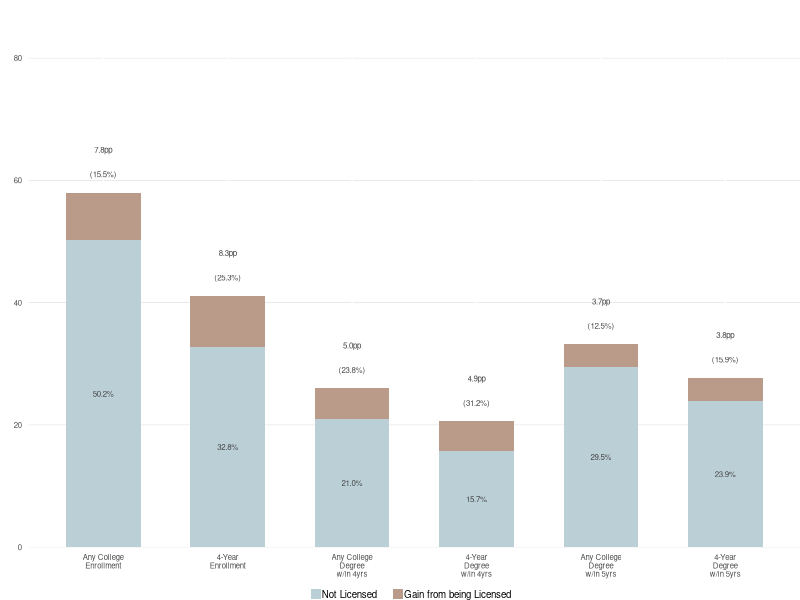
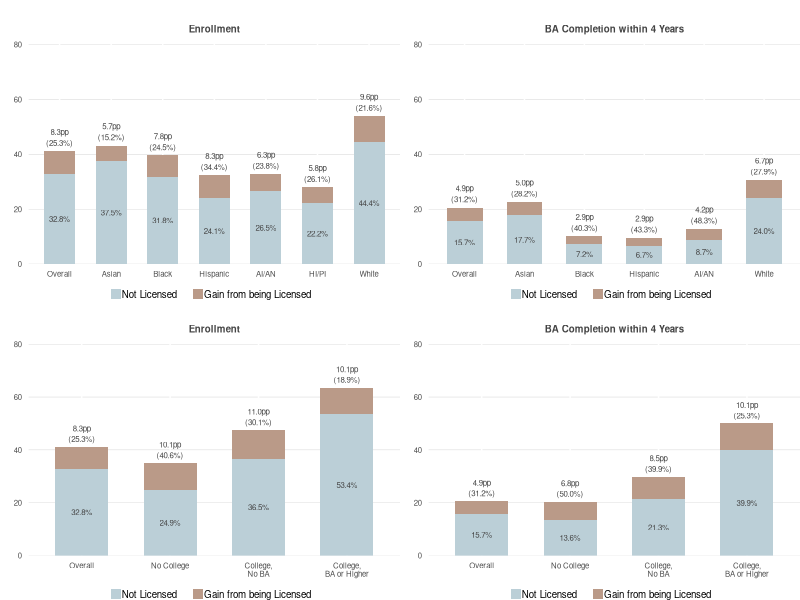

Source code (R) for these figures, in order: (Note: this script raises an error after producing the figures.)
## ---- chunk 1
library(knitr)
library(bookdown)

# https://cran.r-project.org/web/packages/kableExtra/vignettes/awesome_table_in_pdf.pdf
library(kableExtra)
library(tidyverse)
library(gridExtra)
library(scales)

knitr::opts_chunk$set(echo = F, message = F, warning = F)

knitr::knit_hooks$set(inline = function(x) {   if(!is.numeric(x)){     x   }else{    prettyNum(round(x,2), big.mark=",")    } })

theme_set(
  theme(
    text = element_text(size = 7),
    panel.background = element_blank(),
    plot.title = element_text(color = '#444444', size = 7, hjust = 0.5, face = 'bold'),
    axis.ticks = element_blank(),
    axis.title = element_text(face = 'bold'),
    legend.title = element_text(face = 'bold'),
    legend.key.size = unit(0.3, 'cm')
  )
)
## ---- chunk 2
create_cb_figure <- function(categories, values, plot_title) {
  cb_fig_df <- data.frame(
    category = rep(categories, each = 2),
    subcategory = rep(c('Not Licensed', 'Gain from being Licensed'), length(categories)), 
    value = values
  )
  
  cb_fig_df$category <- factor(cb_fig_df$category, levels = categories)
  
  cb_fig_df %>%
    left_join(
      cb_fig_df %>%
        pivot_wider(id_cols = category, names_from = subcategory, values_from = value) %>%
        mutate(
          total = `Not Licensed` + `Gain from being Licensed`,
          pct_change = `Gain from being Licensed` / `Not Licensed` * 100
        ),
      by = 'category') %>% 
    ggplot(aes(x = category, y = value, fill = subcategory, width = 0.6)) +
    geom_bar(position = 'stack', stat = 'identity') +
    geom_text(aes(y = value, label = if_else(subcategory == 'Not Licensed', str_c(sprintf('%.1f', value), '%'), '')), color = '#444444', size = 2, position = position_stack(vjust = 0.5)) +
    geom_text(aes(y = total + 3, label = if_else(subcategory == 'Not Licensed', str_c('(', sprintf('%.1f', pct_change), '%)'), '')), color = '#444444', size = 2) +
    geom_text(aes(y = total + 7, label = if_else(subcategory == 'Not Licensed', str_c(sprintf('%.1f', `Gain from being Licensed`), 'pp'), '')), color = '#444444', size = 2) +
    ggtitle(plot_title) +
    xlab('') + ylab('') + 
    scale_y_continuous(expand = expansion(mult = c(0, 0.05)), limits = c(0, 80)) +
    scale_fill_manual(values = c('#ba9a88', '#bbcfd7')) +
    theme(
        plot.margin = margin(t = 0.6, unit = 'cm'),
        panel.grid.major.y = element_line(size = 0.1, color = 'gray'),
        legend.title = element_blank(),
        legend.position = 'bottom',
        legend.margin = margin(t = -0.5, unit = 'cm'),
        legend.text = element_text(margin = margin(r = 0.2, unit = 'cm'))
      ) +
      guides(fill = guide_legend(reverse = T))
}

create_cb_figure(
    c('Any College\nEnrollment', '4-Year\nEnrollment', 'Any College\nDegree\nw/in 4yrs', '4-Year\nDegree\nw/in 4yrs', 'Any College\nDegree\nw/in 5yrs', '4-Year\nDegree\nw/in 5yrs'),
    c(50.2, 7.8, 32.8, 8.3, 21.0, 5.0, 15.7, 4.9, 29.5, 3.7, 23.9, 3.8),
    ''
  )
## ---- chunk 3
grid.arrange(
  create_cb_figure(
    c('Overall', 'Asian', 'Black', 'Hispanic', 'AI/AN', 'HI/PI', 'White'),
    c(32.8, 8.3, 37.5, 5.7, 31.8, 7.8, 24.1, 8.3, 26.5, 6.3, 22.2, 5.8, 44.4, 9.6),
    'Enrollment'
  ),
  create_cb_figure(
    c('Overall', 'Asian', 'Black', 'Hispanic', 'AI/AN', 'White'),
    c(15.7, 4.9, 17.7, 5.0, 7.2, 2.9, 6.7, 2.9, 8.7, 4.2, 24.0, 6.7),
    'BA Completion within 4 Years'
  ),
  create_cb_figure(
    c('Overall', 'No College', 'College,\nNo BA', 'College,\nBA or Higher'),
    c(32.8, 8.3, 24.9, 10.1, 36.5, 11.0, 53.4, 10.1),
    'Enrollment'
  ),
  create_cb_figure(
    c('Overall', 'No College', 'College,\nNo BA', 'College,\nBA or Higher'),
    c(15.7, 4.9, 13.6, 6.8, 21.3, 8.5, 39.9, 10.1),
    'BA Completion within 4 Years'
  ),
  ncol = 2
)
## ---- chunk 4
knitr::include_graphics('./../assets/images/enrollment_funnel.png')
#![The enrollment funnel](assets/images/enrollment_funnel.png)
## ---- chunk 5
knitr::include_graphics('./../assets/images/reuters_voter_database.png')
#![The enrollment funnel](assets/images/enrollment_funnel.png)
## ---- chunk 6
knitr::include_graphics('./../assets/images/Illustration-EMS-Enroll360-Final-V3.png')
#![The enrollment funnel](assets/images/enrollment_funnel.png)
